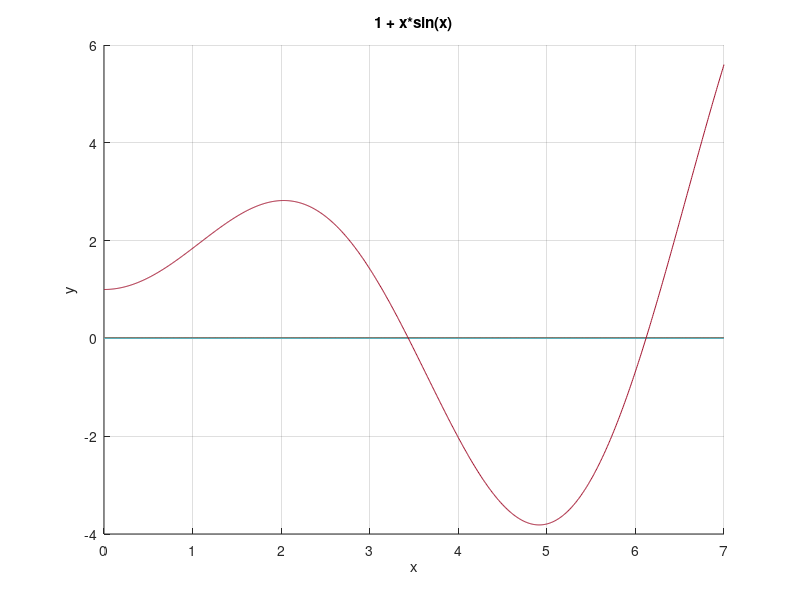

Source code (MATLAB): (Note: this script raises an error after producing the figure.)
fun = @(x) 1 + x.*sin(x);

x = linspace(0, 7, 1000);
y = 1 + x.*sin(x);

hold on
grid on
title("1 + x*sin(x)");
xlabel('x');
ylabel('y');
plot(x, zeros(1000), '-');
plot(x, y);

eps = 0.00001;
h = 1e-14; 
z = ginput(1);
plot(z(1,1), z(1,2), 'g*');
hold on
x_left = z(1,1);

for iter = 1 : 1000
    x_n = x_left - h * fun(x_left) / (fun(x_left + h) - fun(x_left));
    plot(x, fun(x_n) - (x_n - x) .* (fun(x_n + h) - fun(x_n)) ./ h);
    plot(x_n, fun(x_n), 'b*');
    if abs(fun(x_n)) < eps
        plot(x_n, fun(x_n), 'r*');
        break;
    end
    x_left = x_n;
end

x_n
fun(x_n)
iter
